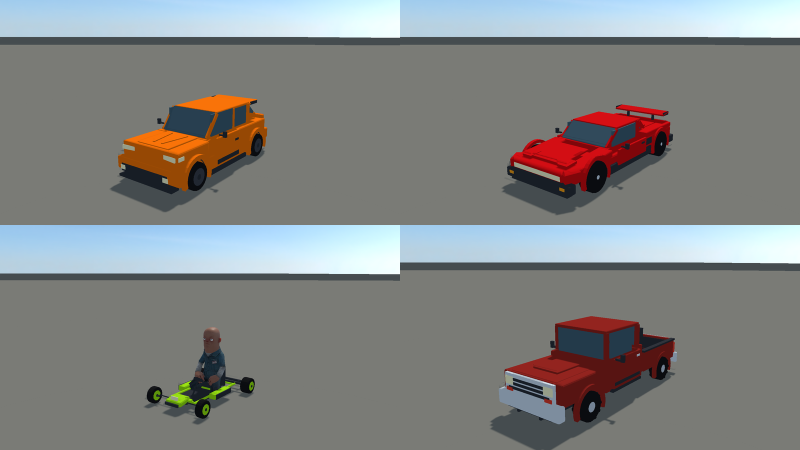
#> input picture docs/images/roster.png, 1600 x 900 px (shown at 1/2 size); its folder holds 4 pictures in this run
$ python normalize_car_thumbs.py
#> lines starting #> are read from the running program, lines starting #| are printed output that depends on the picture
#!/usr/bin/env python3
"""Normalize car-picker thumbnails for the Session menu (SessionMenu.razor).

Problem this solves
-------------------
The first-generation thumbnails were hand-cropped from docs/images/roster.png at
256x256 each, with wildly inconsistent car framing: the kart tiny in a sea of
grey, the pickup over-zoomed to the edges, hatch/coupe cropped at the sides. On
top of that the picker tile is a landscape ~1.806:1 frame using
`background-size: cover`, which crops a square (1:1) source ~22% off the top and
bottom -- so even a well-framed square looked wrong in the tile.

Fix (source-image layer)
------------------------
Compose each car straight from the full roster render (docs/images/roster.png,
1600x900, one 800x450 cell per car) onto a canvas whose aspect EXACTLY matches
the tile thumb (130x72 -> output 390x216, precisely 3x, so `cover` renders with
zero crop), with the car centered and filling a consistent fraction of the
frame. Sourcing from the roster (not pre-cropped squares) matters: the frame
window needs real background pixels AROUND the car to zoom out into; a tight
crop has none, and edge replication can only smear, not reveal. Any window
pixels beyond the roster's edges are edge-replicated (valid -- the render
background is horizontally-uniform sky/ground).

The CSS is intentionally left unchanged: with the source aspect matched to the
tile, the existing `background-size: cover; background-position: center` is
correct, and the built-in margin absorbs any sub-pixel tile-aspect drift
without ever touching the car.

Adding a roster car
-------------------
Re-render docs/images/roster.png with the new car in a cell (or extend the
grid), add its car-pixel bounding box to BOX below (roster coordinates:
x0,x1,y0,y1 -- tune by eye), and re-run:
    PYTHONUTF8=1 python tools/car_thumbs/normalize_car_thumbs.py
Output overwrites Assets/ui/cars/<id>.png (covered by the sbproj Resources glob
`ui/cars/*.png`; do NOT add new paths -- keep id -> path derivation intact).
"""
from __future__ import annotations
import os
import numpy as np
from PIL import Image

HERE = os.path.dirname(os.path.abspath(__file__))
ROSTER = os.path.abspath(os.path.join(HERE, "..", "..", "docs", "images", "roster.png"))
OUT = os.path.abspath(os.path.join(HERE, "..", "..", "Assets", "ui", "cars"))

OUT_W, OUT_H = 390, 216          # exactly 3x the 130x72 tile thumb -> cover never crops
A = OUT_W / OUT_H                 # 1.80555...
WFRAC, HFRAC = 0.70, 0.78        # car fills <=70% width OR <=78% height (whichever binds)
                                  # (zoomed out from 0.82/0.90 per feel session 2026-07-16)

# Hand-tuned car bounding boxes in ROSTER coordinates: (x0, x1, y0, y1).
# roster.png is a 2x2 grid of 800x450 cells: hatch TL, coupe TR, kart BL, pickup BR.
BOX = {
    "hatch":  (155,  585, 190, 437),
    "coupe":  (930, 1400, 213, 432),
    "kart":   (253,  527, 588, 868),
    "pickup": (860, 1465, 605, 897),
}

# Vertical sampling clamp per car (roster rows): [just below the cell's horizon
# line, just above the cell's bottom edge]. A zoomed-out window would otherwise
# cross the horizon into sky (or into the neighbouring cell); clamping replicates
# the uniform ground band instead, keeping every thumb's backdrop clean grey.
YCLAMP = {
    "hatch":  (160, 447),
    "coupe":  (160, 447),
    "kart":   (610, 897),
    "pickup": (610, 897),
}


def render(rgb: np.ndarray, box: tuple[int, int, int, int],
           yclamp: tuple[int, int]) -> np.ndarray:
    h, w, _ = rgb.shape
    x0, x1, y0, y1 = box
    cw, ch = x1 - x0 + 1, y1 - y0 + 1
    cx, cy = (x0 + x1) / 2.0, (y0 + y1) / 2.0
    fw = max(cw / WFRAC, ch / HFRAC * A)   # frame width honoring aspect + fill caps
    fh = fw / A
    fx0, fy0 = cx - fw / 2.0, cy - fh / 2.0
    # nearest-sample the crop window into OUT_W x OUT_H, clamping indices to the
    # source bounds (edge replication extends the uniform background gradient) and
    # rows to the car's ground band (see YCLAMP).
    xs = np.clip(np.round(fx0 + (np.arange(OUT_W) + 0.5) * (fw / OUT_W) - 0.5).astype(int), 0, w - 1)
    ys_raw = np.round(fy0 + (np.arange(OUT_H) + 0.5) * (fh / OUT_H) - 0.5).astype(int)
    ys = np.clip(ys_raw, yclamp[0], yclamp[1])
    out = rgb[np.ix_(ys, xs)]
    # Rows sampled past the bottom of the ground band would replicate car/shadow
    # pixels (the roster render ends at the car's wheels) -- fill them with the
    # clean ground color sampled from the render's bottom corners instead. At the
    # 130x72 display size the flat fill is indistinguishable from the gradient.
    overflow = ys_raw > yclamp[1]
    if overflow.any():
        corners = np.concatenate([out[-8:, :8].reshape(-1, 3), out[-8:, -8:].reshape(-1, 3)])
        out[overflow, :] = np.median(corners, axis=0).astype(int)
    return out.astype(np.uint8)


def main() -> None:
    os.makedirs(OUT, exist_ok=True)
    rgb = np.asarray(Image.open(ROSTER).convert("RGB")).astype(np.int32)
    for cid, box in BOX.items():
        out = render(rgb, box, YCLAMP[cid])
        # high-quality downscale of the sampled window for crisp final pixels
        Image.fromarray(out).resize((OUT_W, OUT_H), Image.LANCZOS).save(
            os.path.join(OUT, f"{cid}.png"))
        print(f"{cid:8} -> {OUT_W}x{OUT_H}  (car {box})")
#> this loop made 4 passes
#> pass 1, in render, `out = rgb[np.ix_(ys, xs)]`:
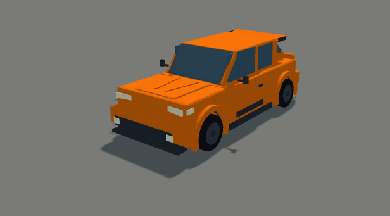
#> out: shape (216, 390, 3) int32; mean R, G, B 120.8, 112, 99.9
#> pass 2, in render (call 2), `out = rgb[np.ix_(ys, xs)]`:
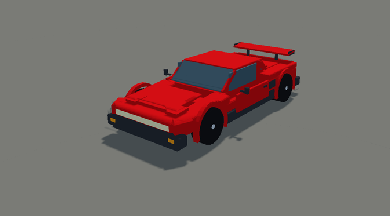
#> out: shape (216, 390, 3) int32; mean R, G, B 119.5, 107.6, 104.4
#> after the loop:
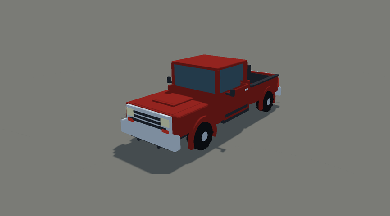
#> out: shape (216, 390, 3); mean R, G, B 116.3, 113.3, 109.5
    print("done")


if __name__ == "__main__":
    main()
